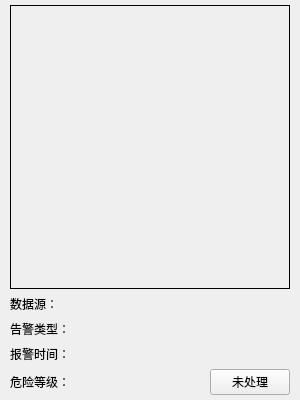
<?xml version="1.0" encoding="UTF-8"?>
<ui version="4.0">
 <class>frmMsgListItem</class>
 <widget class="QWidget" name="frmMsgListItem">
  <property name="geometry">
   <rect>
    <x>0</x>
    <y>0</y>
    <width>300</width>
    <height>400</height>
   </rect>
  </property>
  <property name="maximumSize">
   <size>
    <width>16777215</width>
    <height>420</height>
   </size>
  </property>
  <property name="windowTitle">
   <string>Form</string>
  </property>
  <layout class="QVBoxLayout" name="verticalLayout">
   <property name="spacing">
    <number>5</number>
   </property>
   <property name="leftMargin">
    <number>10</number>
   </property>
   <property name="topMargin">
    <number>5</number>
   </property>
   <property name="rightMargin">
    <number>10</number>
   </property>
   <property name="bottomMargin">
    <number>5</number>
   </property>
   <item>
    <widget class="QLabel" name="labAlarmImage">
     <property name="sizePolicy">
      <sizepolicy hsizetype="Expanding" vsizetype="Expanding">
       <horstretch>0</horstretch>
       <verstretch>0</verstretch>
      </sizepolicy>
     </property>
     <property name="minimumSize">
      <size>
       <width>0</width>
       <height>200</height>
      </size>
     </property>
     <property name="frameShape">
      <enum>QFrame::Box</enum>
     </property>
     <property name="text">
      <string/>
     </property>
     <property name="scaledContents">
      <bool>false</bool>
     </property>
     <property name="alignment">
      <set>Qt::AlignCenter</set>
     </property>
    </widget>
   </item>
   <item>
    <layout class="QHBoxLayout" name="horizontalLayout_1">
     <item>
      <widget class="QLabel" name="labDataSourceLabel">
       <property name="text">
        <string>数据源：</string>
       </property>
      </widget>
     </item>
     <item>
      <widget class="QLabel" name="labDataSource">
       <property name="text">
        <string/>
       </property>
      </widget>
     </item>
     <item>
      <spacer name="horizontalSpacer_1">
       <property name="orientation">
        <enum>Qt::Horizontal</enum>
       </property>
       <property name="sizeHint" stdset="0">
        <size>
         <width>40</width>
         <height>20</height>
        </size>
       </property>
      </spacer>
     </item>
    </layout>
   </item>
   <item>
    <layout class="QHBoxLayout" name="horizontalLayout_2">
     <item>
      <widget class="QLabel" name="labAlarmTypeLabel">
       <property name="text">
        <string>告警类型：</string>
       </property>
      </widget>
     </item>
     <item>
      <widget class="QLabel" name="labAlarmType">
       <property name="text">
        <string/>
       </property>
      </widget>
     </item>
     <item>
      <spacer name="horizontalSpacer_2">
       <property name="orientation">
        <enum>Qt::Horizontal</enum>
       </property>
       <property name="sizeHint" stdset="0">
        <size>
         <width>40</width>
         <height>20</height>
        </size>
       </property>
      </spacer>
     </item>
    </layout>
   </item>
   <item>
    <layout class="QHBoxLayout" name="horizontalLayout_3">
     <item>
      <widget class="QLabel" name="labAlarmTimeLabel">
       <property name="text">
        <string>报警时间：</string>
       </property>
      </widget>
     </item>
     <item>
      <widget class="QLabel" name="labAlarmTime">
       <property name="text">
        <string/>
       </property>
      </widget>
     </item>
     <item>
      <spacer name="horizontalSpacer_3">
       <property name="orientation">
        <enum>Qt::Horizontal</enum>
       </property>
       <property name="sizeHint" stdset="0">
        <size>
         <width>40</width>
         <height>20</height>
        </size>
       </property>
      </spacer>
     </item>
    </layout>
   </item>
   <item>
    <layout class="QHBoxLayout" name="horizontalLayout_4">
     <item>
      <widget class="QLabel" name="labRiskLevelLabel">
       <property name="text">
        <string>危险等级：</string>
       </property>
      </widget>
     </item>
     <item>
      <widget class="QLabel" name="labRiskLevel">
       <property name="text">
        <string/>
       </property>
      </widget>
     </item>
     <item>
      <spacer name="horizontalSpacer_4">
       <property name="orientation">
        <enum>Qt::Horizontal</enum>
       </property>
       <property name="sizeHint" stdset="0">
        <size>
         <width>40</width>
         <height>20</height>
        </size>
       </property>
      </spacer>
     </item>
     <item>
      <widget class="QPushButton" name="btnStatus">
       <property name="text">
        <string>未处理</string>
       </property>
      </widget>
     </item>
    </layout>
   </item>
  </layout>
 </widget>
 <resources/>
 <connections/>
</ui>
